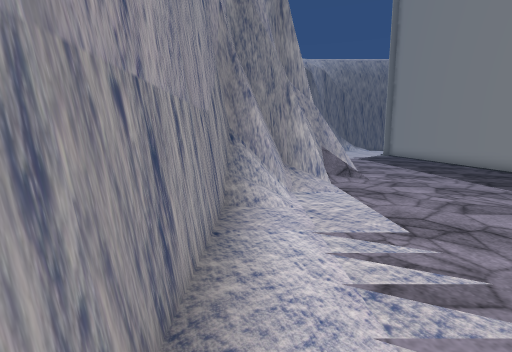
View 1 (above)

16 first-person views from a walk through a Unity game level. The camera is 1.5 m above the floor, tilts 8° down and sees 85° across. The floor is counted in squares, 1 m on a side. Each view is taken from the middle of a square. On the plan, view 1 faces up. The plan holds only what a view shows up to about 14 squares ahead; the rest is blank. The place goes on beyond the plan. Some trees and plants on the terrain are drawn as simple stand-ins. The player character is not drawn. Some surface patterns are stand-ins.

View 2
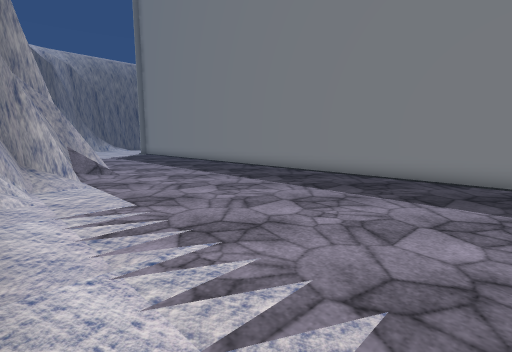

View 3
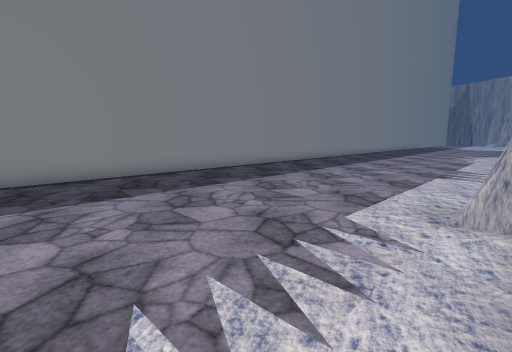

View 4
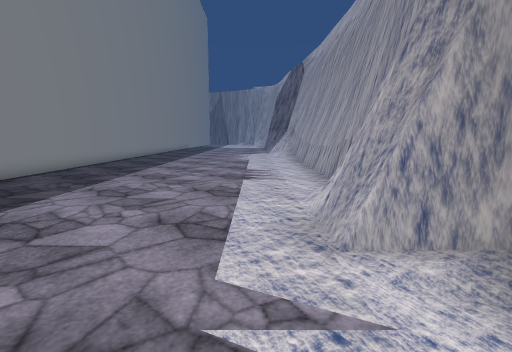

View 5
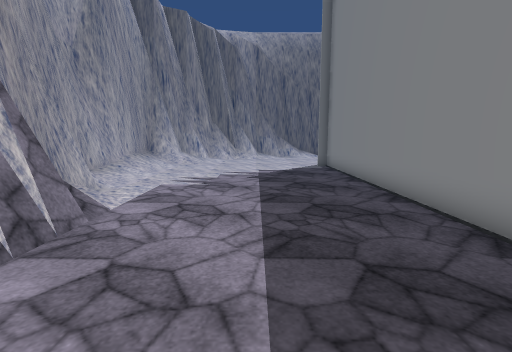

View 6
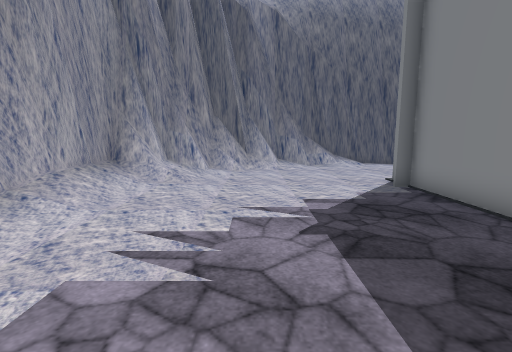

View 7
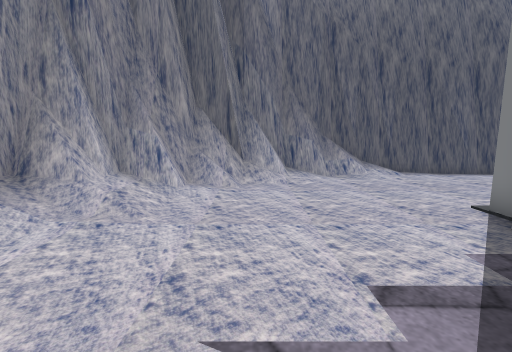

View 8
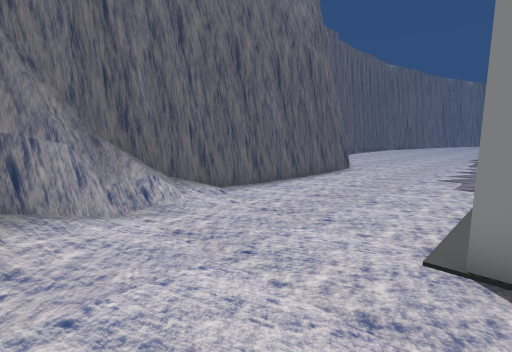

View 9
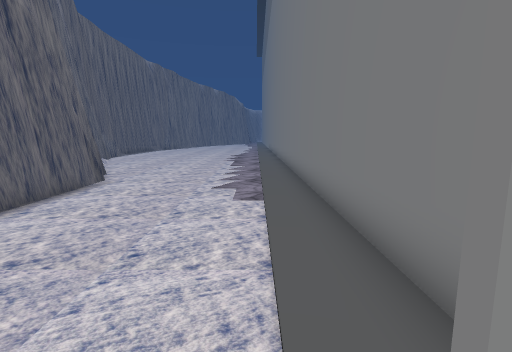

View 10
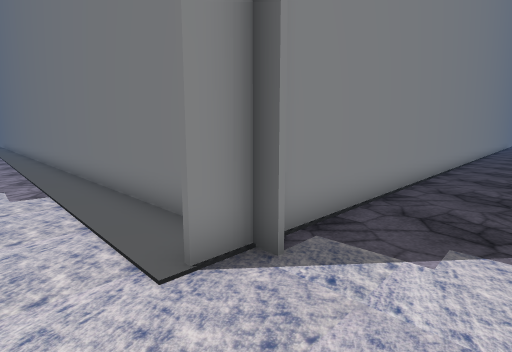

View 11
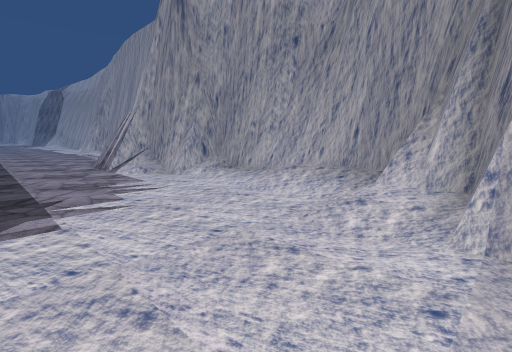

View 12
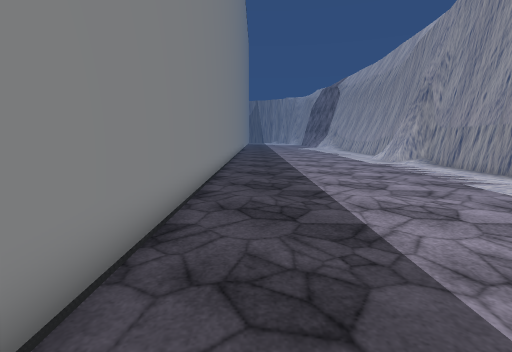

View 13
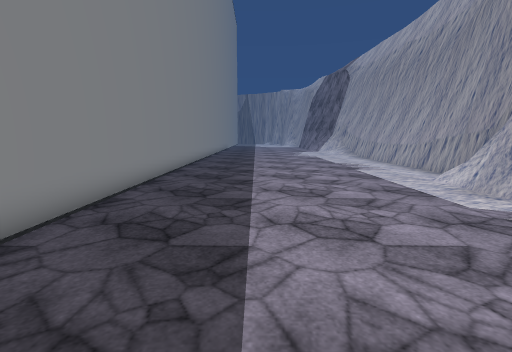

View 14
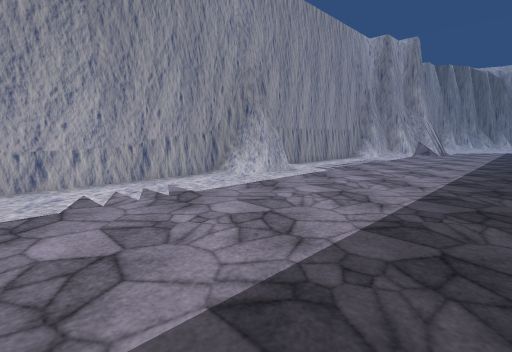

View 15
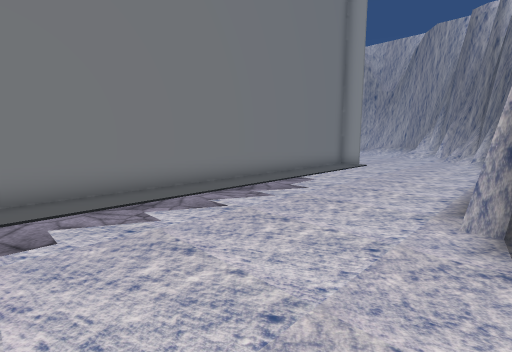

View 16
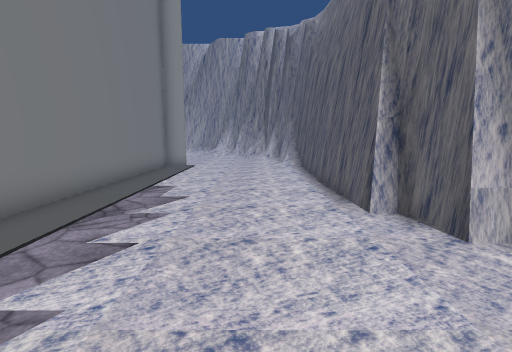

### Floor plan
Key: @ floor where view 1 was taken; # wall or solid block; . floor; / step, stairs or slope; = window, fence, low wall or low ledge; O other object.
Columns run from 1 left of view 1 to 25 right of it. Each row starts with its distance up from view 1.
 30                    ####....
 29        ##############.....
 28      ###=/.................
 27     ##=//..................
 26    ####....................
 25   ##//.....................
 24   ##/......................
 23   #//.......#..............
 22  ##/........###############
 21  ##/........#
 20  #=/........#
 19  ##/........#
 18  ##/........#
 17   #/........#
 16   ##........#
 15    #........#
 14    #O.......#
 13    ##.......#
 12    ##=......#
 11    ##=......#
 10    #= ......#
  9  ###........#
  8 ##=/........#
  7 #==.........#
  6 #/..........#
  5 #...........#
  4 #...........#
  3 #...........#
  2 #...........#
  1 #...........#
  0 #@..........#
 -1 #...........#
 -2 #...........#
 -3 ##..........#
 -4 ##=.........#
 -5 ##=.........#
 -6 #=/.........#
 -7 #...........#
 -8 #...........#
 -9 #...........#
-10 #...........#
-11 #...........#
-12 #...........#
-13 #...........#
-14 #...........#

Where each view was taken, in squares from view 1:
view 1: 0 up, 0 right, facing up
view 2: 2 down, 0 right, facing up-right
view 3: 2 up, 0 right, facing down-right
view 4: 0 up, 2 right, facing down
view 5: 8 up, 7 right, facing up
view 6: 14 up, 6 right, facing up
view 7: 18 up, 6 right, facing up
view 8: 23 up, 7 right, facing up-right
view 9: 24 up, 10 right, facing right
view 10: 25 up, 8 right, facing down-right
view 11: 26 up, 8 right, facing down-left
view 12: 13 up, 9 right, facing down
view 13: 3 up, 7 right, facing down
view 14: 14 down, 9 right, facing up-left
view 15: 30 up, 25 right, facing down-left
view 16: 27 up, 25 right, facing left
